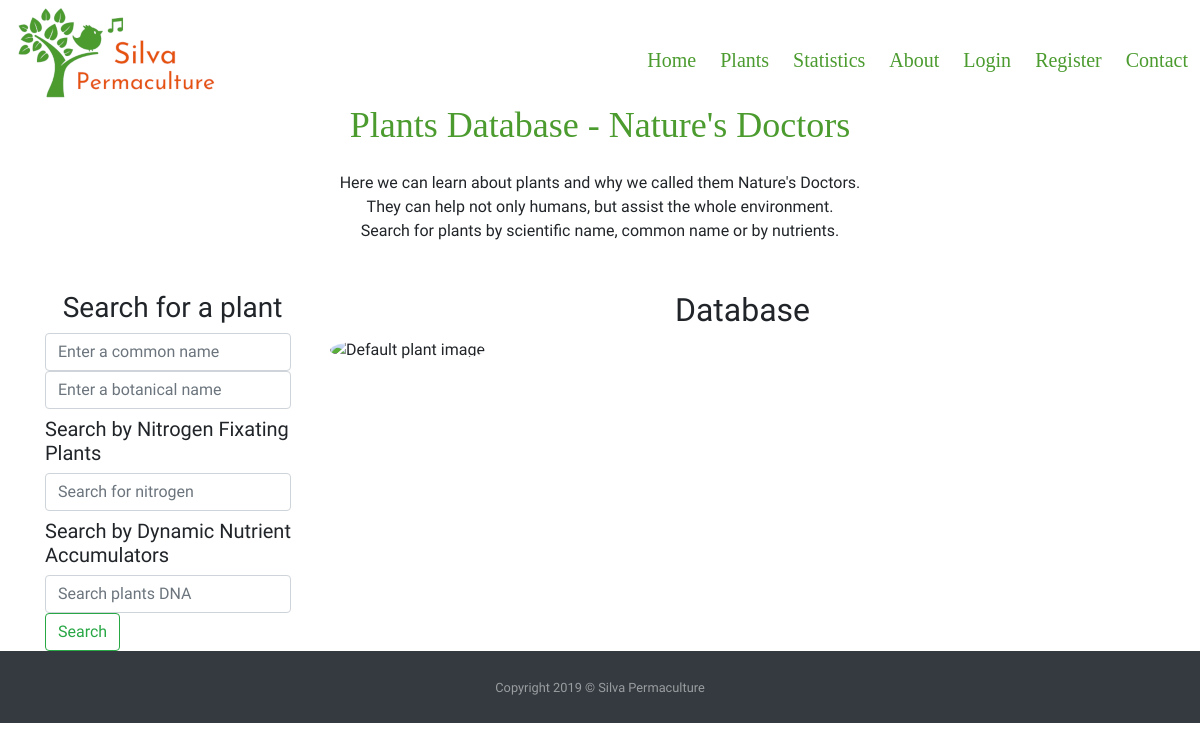
/plants, run on an earlier commit of the app's database.
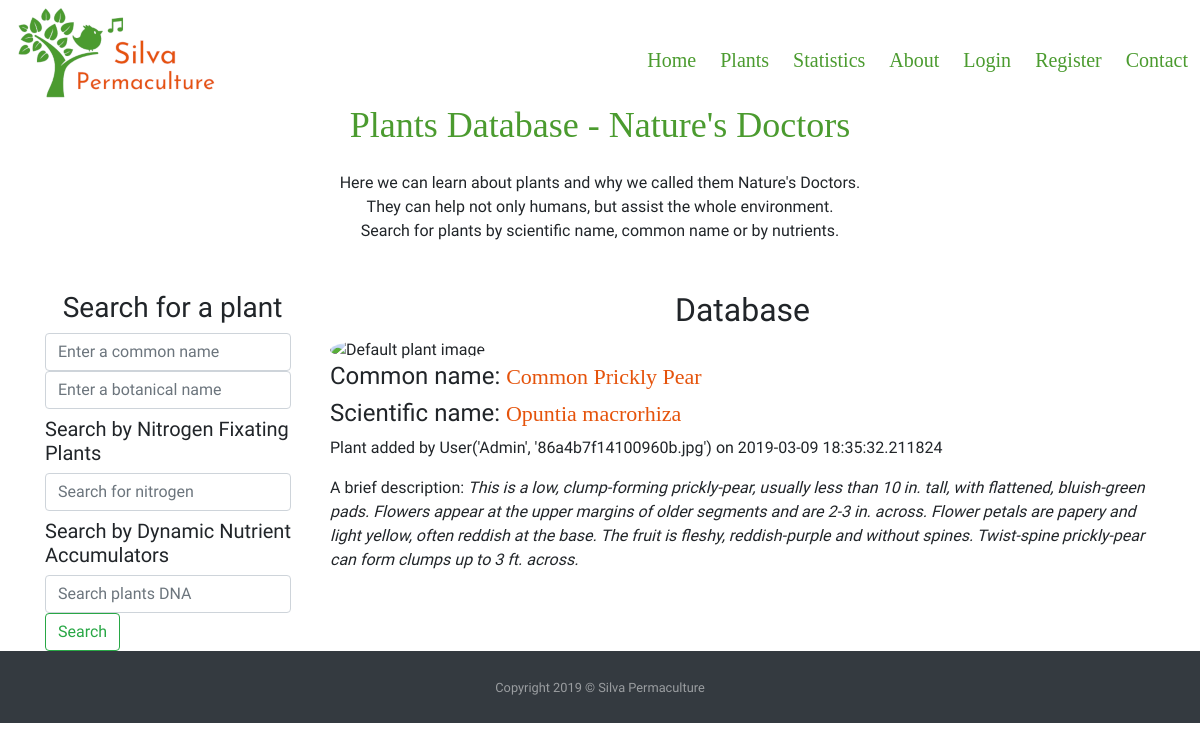
And on a later commit of the database.
### silvapermaculture/models.py (models this page shows, shortened)
class Plants(db.Model):
    id = db.Column(db.Integer, primary_key=True)
    common_name = db.Column(db.String(40), nullable=False)
    botanical_name = db.Column(db.String(80), unique=True, nullable=False)
    short_description = db.Column(db.Text, nullable=False)
    image_file = db.Column(db.String(20), default='default_plant_pic.jpg')
    date_added = db.Column(db.DateTime, nullable=False, default=datetime.utcnow)
    user_id = db.Column(db.Integer, db.ForeignKey('user.id'), nullable=False)
    medicinal=db.relationship('Medicinal_Use', backref='plant', lazy=True )
    dna = db.relationship('Dynamic_Nutrient_Accumulated', backref='plant_dna', lazy=True)  #Dynamic_Nutrient_Accumulated
    nfn = db.relationship('Nitrogen_Fixers_Nursing', backref='plant_nfn', lazy=True)  #Nitrogen_Fixers_Nursing

class User(db.Model, UserMixin):
    id = db.Column(db.Integer, primary_key=True)
    username = db.Column(db.String(20), unique=True, nullable=False)
    password = db.Column(db.String(60), nullable=False)
    image_file = db.Column(db.String(20), nullable=False, default = 'default.png')
    add_plants = db.relationship('Plants', backref = 'author', lazy=True)
    def __repr__(self):  #How is the objected printed when we print it out. Dunder/Magic method.
        return f"User('{self.username}', '{self.image_file}')"

### silvapermaculture/routes.py (the view)
@app.route("/plants")
def plants():
    plants = Plants.query.all()
    return render_template('plants.html', title= 'Plants Database', plants=plants)

### silvapermaculture/templates/plants.html
{% extends "layout.html" %}
    {% block content %}
        <div class="row">
            <div class="col-12">
                <h1 class="text-center" id="heading">Plants Database - Nature's Doctors</h1>
            </div>
        </div>
        <div class="row my-3">
            <div class="col-12 mb-2">
                <p class="text-center">Here we can learn about plants and why we called them Nature's Doctors.<br/>
                    They can help not only humans, but assist the whole environment. <br/>
                    Search for plants by scientific name, common name or by nutrients. </p>
            </div>
        </div>
        <div class="row">
            <div class="col-12 col-lg-3 ">
                <h3 class="my-2 text-center">Search for a plant</h3>
                <form class="form-inline my-2 my-lg-0">
                  <input class="form-control mr-sm-2" type="search" placeholder="Enter a common name" aria-label="Search">
                  <input class="form-control mr-sm-2" type="search" placeholder="Enter a botanical name" aria-label="Search">
                    <h5 class="h5 my-2">Search  by Nitrogen Fixating Plants</h5>
                  <input class="form-control mr-sm-2" type="search" placeholder="Search for nitrogen" aria-label="Search">
                     <h5 class="h5 my-2">Search  by Dynamic Nutrient Accumulators</h5>
                    <input class="form-control mr-sm-2" type="search" placeholder="Search plants DNA" aria-label="Search">
                  <button class="btn btn-outline-success my-2 my-sm-0" type="submit">Search</button>
                </form>
            </div>
            <div class="col-12 col-lg-9">
                <h2 class="my-2 text-center heading">Database</h2>
               <img class="img-fluid rounded-circle " src="{{ image_file }}"  alt="Default plant image"/>
                {% for plant in plants %}
                <h4 class="text-left">Common name: <span class="titles">{{ plant.common_name }}</span></h4>
                    <h4 class="text-left">Scientific name: <span class="titles">{{ plant.botanical_name }} </span></h4>
                    <p class="text-left">Plant added by {{ plant.author }} on {{ plant.date_added }} </p>
                <p class="text-left">A brief description: <em>{{ plant.short_description }}</em> </p>
                {% endfor %}
            </div>
        </div>
    {% endblock content %} #Jinja2 allows to put the name of the block here so to know which block is closing if we have multiple.

### silvapermaculture/templates/layout.html (shortened to what this page needs)
<!doctype html>
<html lang="en">
<head>
    <link rel="stylesheet" href="https://stackpath.bootstrapcdn.com/bootstrap/4.3.1/css/bootstrap.min.css">
    <link rel="stylesheet" href="https://use.fontawesome.com/releases/v5.3.1/css/all.css"
crossorigin="anonymous">
    <link rel="stylesheet" href="{{ url_for('static', filename='css/style.css') }}" type="text/css">
</head>
<body class="d-flex flex-column">
<header>
    <div class="container-fluid">
                <div class="row">
                    <div class="col-12 col-sm-12 p-0">
                        <nav class="navbar navbar-expand-lg p-0  ">
                            <a class="navbar-brand  ml-3" href="{{ url_for('index') }}"><img class="img-fluid" src="{{ url_for('static', filename='img/logo_silva.png') }}" alt="Bird singing and Silva Permaculture title"/></a>
                            <div class="collapse navbar-collapse justify-content-end" id="navbarNav">
                                <ul class="navbar-nav mt-3">
                                    <li class="nav-item mx-1">
                                        <a class="nav-link items" href="{{ url_for('index') }}">Home<span class="sr-only">(current)</span></a>
                                    </li>
                                    <li class="nav-item mx-1">
                                        <a class="nav-link items" href="{{ url_for('plants') }}">Plants</a>
                                    </li>
                                    <li class="nav-item mx-1">
                                        <a class="nav-link items" href="{{ url_for('statistics') }}">Statistics</a>
                                    </li>
                                    <li class="nav-item mx-1">
                                        <a class="nav-link items" href="{{ url_for('about') }}">About</a>
                                    </li>
                                    {% if current_user.is_authenticated %}
                                         <li class="nav-item mx-1">
                                            <a class="nav-link items"  href="{{ url_for('new_plant') }}">Add Plant</a>
                                        </li>
                                        <li class="nav-item mx-1">
                                            <a class="nav-link items"  href="{{ url_for('account') }}">Account</a>
                                        </li>
                                        <li class="nav-item mx-1">
                                            <a class="nav-link items"  href="{{ url_for('logout') }}">Logout</a>
                                        </li>
                                    {% else %}
                                        <li class="nav-item mx-1">
                                            <a class="nav-link items" href="{{ url_for('login') }}">Login</a>
                                        </li>
                                        <li class="nav-item mx-1">
                                            <a class="nav-link items" href="{{ url_for('register') }}">Register</a>
                                        </li>
                                    {% endif %}
                                    <li class="nav-item mx-1">
                                        <a class="nav-link items"  href="{{ url_for('contact') }}">Contact</a>
                                    </li>
                                </ul>
                            </div>
                        </nav>
                    </div>
                </div>
            </div>
</header>
<main>
    <div class="container">
                {% block content %}
                {% endblock content %}
    </div>
</main>
<footer  class="py-4 bg-dark text-white-50">
    <div class="container text-center">
      <small>Copyright 2019 &copy; Silva Permaculture</small>
    </div>
</footer>
</body>
</html>

### silvapermaculture/static/css/style.css (style rules this page uses)
body { font-family: "Mali",cursive; }
.items { color:#4B9B2F; font-family: 'Josefin Sans'; font-size:20px; transition: all .5s; }
#heading { color: #4B9B2F; font-size: 36px; font-family: 'Josefin Sans'; }
.titles { color: #E5530B; font-family: 'Josefin Sans'; font-size:22px }

What changed in the data, as far as the page shows it:
added Plants: common_name "Common Prickly Pear", botanical_name "Opuntia macrorhiza", author "User('Admin', '86a4b7f14100960b.jpg')", date_added "2019-03-09 18:35:32.211824", short_description "This is a low, clump-forming prickly-pear, usually less than 10 in. tall, with flattened, bluish-green pads. Flowers appear at the upper margins of older segments and are 2-3 in. across. Flower petals are papery and light yellow, often reddish at the base. The fruit is fleshy, reddish-purple and without spines. Twist-spine prickly-pear can form clumps up to 3 ft. across."
